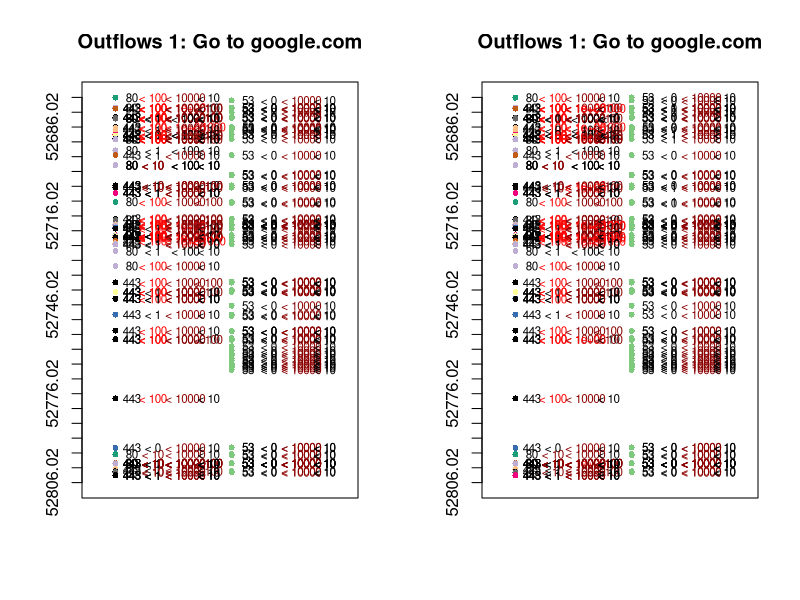

Write R code to recreate this figure.
## ---- chunk 1
knitr::opts_chunk$set(echo = TRUE)
## ---- chunk 2
setwd("~/Desktop/Project/VNet/Data/")

Flows <- Outflows <- read.table("nf_0519.txt",sep=",",header=FALSE, stringsAsFactors = FALSE,skip=1,fill=TRUE)
del <- nrow(Flows)

Flows <- Flows <- read.table("nf_0519.txt",sep=",",header=FALSE, stringsAsFactors = FALSE,skip=1,nrows=del-4,fill=TRUE)
t11 <- sapply(strsplit(Flows[,1]," "), "[",2)
Flows[,1] <- c(data.matrix(read.table(text=t11,sep=":"))%*%c(3600,60,1))
Flows[,5] <- sapply(strsplit(Flows[,5],":"), "[",2)
Flows[,7] <- sapply(strsplit(Flows[,7],":"), "[",2)
Flows[,3] <- trimws(Flows[,3],which="both")
Flows[,4] <- trimws(Flows[,4],which="both")
Flows[,5] <- trimws(Flows[,5],which="both")
Flows[,6] <- trimws(Flows[,6],which="both")
Flows[,7] <- trimws(Flows[,7],which="both")
Flows[,9] <- trimws(Flows[,9],which="both")
Flows[,8] <- gsub(" M","000000",Flows[,8])
Flows[,9] <- gsub(" M","000000",Flows[,9])
Flows[,8] <- gsub(" G","000000000",Flows[,8])
Flows[,9] <- gsub(" G","000000000",Flows[,9])

colnames(Flows) <- c("timeStamp","duration","proto","srcip","srcport",
                              "destip","destport","packetcount","bytes","flowcount")
Flows <- Flows[order(Flows[,1]),]


Outflows <- Flows[Flows[,4]=="192.168.1.100",]
Inflows <- Flows[Flows[,6]=="192.168.1.100",]
Others <- Flows[Flows[,6]!="192.168.1.100"&Flows[,4]!="192.168.1.100",]

# dim(Inflows)
# dim(Outflows)


# Outflows <- Outflows[Outflows[,1]/3600>13.99,]
# Outflows[,1] <- Outflows[,1]-min(Outflows[,1])
# Inflows <- Inflows[Inflows[,1]/3600>13.99,]
# Inflows[,1] <- Inflows[,1]-min(Inflows[,1])


#Outflows ###############################################################

Outflows_b <- Outflows
Inflows_b <- Inflows

Outflows_b[,8] <- as.numeric(Outflows_b[,8])
Outflows_b[,9] <- as.numeric(Outflows_b[,9])
Inflows_b[,8] <- as.numeric(Inflows_b[,8])
Inflows_b[,9] <- as.numeric(Inflows_b[,9])

#Colors and groups
coldout <- rep("black",dim(Outflows)[1])
coldin <- rep("black",dim(Inflows)[1])
colpout <- rep("black",dim(Outflows)[1])
colpin <- rep("black",dim(Inflows)[1])
colbout <- rep("black",dim(Outflows)[1])
colbin <- rep("black",dim(Inflows)[1])

quantile(as.numeric(Outflows[,2]),probs = c(0.7,0.95,0.99,0.999))
quantile(as.numeric(Inflows[,2]),probs = c(0.7,0.95,0.99,0.999))
durationsv <- c(-1,0,1,10,100,600,Inf)
cold <- c("black","black","darkred","red","purple","green")

for(i in 2:length(durationsv)){
  Outflows[Outflows_b[,2]>durationsv[i-1]&Outflows_b[,2]<=durationsv[i],2] <- paste("<",durationsv[i])
  coldout[Outflows_b[,2]>durationsv[i-1]&Outflows_b[,2]<=durationsv[i]] <- cold[i-1]
  Inflows[Inflows_b[,2]>durationsv[i-1]&Inflows_b[,2]<=durationsv[i],2] <- paste("<",durationsv[i])
  coldin[Inflows_b[,2]>durationsv[i-1]&Inflows_b[,2]<=durationsv[i]] <- cold[i-1]
}

quantile(as.numeric(Outflows[,8]),probs = c(0.7,0.95,0.99,0.999))
quantile(as.numeric(Inflows[,8]),probs = c(0.7,0.95,0.99,0.999))
paketsv <- c(-1,1,10,100,1000,10000,100000,Inf)
colp <- c("black","black","darkred","red","purple","purple","green")

for(i in 2:length(paketsv)){
  Outflows[Outflows_b[,8]>paketsv[i-1]&Outflows_b[,8]<=paketsv[i],8] <- paste("<",paketsv[i])
  colpout[Outflows_b[,8]>paketsv[i-1]&Outflows_b[,8]<=paketsv[i]] <- colp[i-1]
  Inflows[Inflows_b[,8]>paketsv[i-1]&Inflows_b[,8]<=paketsv[i],8] <- paste("<",paketsv[i])
  colpin[Inflows_b[,8]>paketsv[i-1]&Inflows_b[,8]<=paketsv[i]] <- colp[i-1]
}

#quantile(as.numeric(Outflows[,9]),probs = c(0.7,0.95,0.99,0.999))
#quantile(as.numeric(Inflows[,9]),probs = c(0.7,0.95,0.99,0.999))
bytesv <- c(-1,100,10000,1000000,100000000,1000000000,Inf)
colb <- c("black","darkred","red","purple","purple","green")

for(i in 2:length(paketsv)){
  Outflows[Outflows_b[,9]>bytesv[i-1]&Outflows_b[,9]<=bytesv[i],9] <- paste("<",bytesv[i])
  colbout[Outflows_b[,9]>bytesv[i-1]&Outflows_b[,9]<=bytesv[i]] <- colb[i-1]
  Inflows[Inflows_b[,9]>bytesv[i-1]&Inflows_b[,9]<=bytesv[i],9] <- paste("<",bytesv[i])
  colbin[Inflows_b[,9]>bytesv[i-1]&Inflows_b[,9]<=bytesv[i]] <- colb[i-1]
}


library(RColorBrewer)
n <- 74
qual_col_pals = brewer.pal.info[brewer.pal.info$category == 'qual',]
col_vector = unlist(mapply(brewer.pal, qual_col_pals$maxcolors, rownames(qual_col_pals)))
#pie(rep(1,n), col=sample(col_vector, n))
## ---- chunk 3
window <- c(0,130)+52676.02

yax <- seq(from = window[1], to = window[2], by = 5)

par(mfrow=c(1,2))


nout <- sum(table(Outflows[Outflows[,1]>=window[1]&Outflows[,1]<=window[2],6])>2)
nin <- sum(table(Inflows[Inflows[,1]>=window[1]&Inflows[,1]<=window[2],4])>2)

IPout <- names(sort(table(Outflows[Outflows[,1]>=window[1]&Outflows[,1]<=window[2],6]),decreasing = TRUE))
IPin <- names(sort(table(Inflows[Inflows[,1]>=window[1]&Inflows[,1]<=window[2],4]),decreasing = TRUE))

colsout <- rep("black",length(Outflows[Outflows[,1]>=window[1]&Outflows[,1]<=window[2],6]))
colsin <- rep("black",length(Inflows[Inflows[,1]>=window[1]&Inflows[,1]<=window[2],6]))

for(i in 1:nout){
  colsout[Outflows[Outflows[,1]>=window[1]&Outflows[,1]<=window[2],6]==IPout[i]]=col_vector[i]
}

for(i in 1:nin){
  colsin[Inflows[Inflows[,1]>=window[1]&Inflows[,1]<=window[2],4]==IPin[i]]=col_vector[i]
}

outUDP <- Outflows[Outflows[,1]>=window[1]&Outflows[,1]<=window[2],3]=="UDP"
outTCP <- Outflows[Outflows[,1]>=window[1]&Outflows[,1]<=window[2],3]=="TCP"
inUDP <- Inflows[Inflows[,1]>=window[1]&Inflows[,1]<=window[2],3]=="UDP"
inTCP <- Inflows[Inflows[,1]>=window[1]&Inflows[,1]<=window[2],3]=="TCP"



#sort(table(Outflows[Outflows[,1]>=window[1]&Outflows[,1]<=window[2],6]),decreasing = TRUE)
#sort(table(Inflows[Inflows[,1]>=window[1]&Inflows[,1]<=window[2],4]),decreasing = TRUE)

#Outflows ##################

plot(Outflows[Outflows[,3]=="UDP"&Outflows[,1]>=window[1]&Outflows[,1]<=window[2],1]*0,Outflows[Outflows[,3]=="UDP"&Outflows[,1]>=window[1]&Outflows[,1]<=window[2],1],
     col=colsout[outUDP],ylim=rev(window),pch=16,cex=0.8,xlim=c(-0.6,0.5),axes=FALSE,frame.plot=TRUE,
     main="Outflows 1: Go to google.com",ylab=" " ,xlab=" ")
axis(side = 2, at = yax)
points(Outflows[Outflows[,3]=="TCP"&Outflows[,1]>=window[1]&Outflows[,1]<=window[2],1]*0-0.5,Outflows[Outflows[,3]=="TCP"&Outflows[,1]>=window[1]&Outflows[,1]<=window[2],1],
       col=colsout[outTCP],cex=0.8,pch=16)

#Ports
text(Outflows[Outflows[,3]=="UDP"&Outflows[,1]>=window[1]&Outflows[,1]<=window[2],1]*0+0.07, Outflows[Outflows[,3]=="UDP"&Outflows[,1]>=window[1]&Outflows[,1]<=window[2],1],
     labels = Outflows[Outflows[,3]=="UDP"&Outflows[,1]>=window[1]&Outflows[,1]<=window[2],7],offset = 0, cex = 0.7)
text(Outflows[Outflows[,3]=="TCP"&Outflows[,1]>=window[1]&Outflows[,1]<=window[2],1]*0-0.43, Outflows[Outflows[,3]=="TCP"&Outflows[,1]>=window[1]&Outflows[,1]<=window[2],1],
     labels = Outflows[Outflows[,3]=="TCP"&Outflows[,1]>=window[1]&Outflows[,1]<=window[2],7],offset = 0, cex = 0.7)

#Duration

text(Outflows[Outflows[,3]=="UDP"&Outflows[,1]>=window[1]&Outflows[,1]<=window[2],1]*0+0.16, Outflows[Outflows[,3]=="UDP"&Outflows[,1]>=window[1]&Outflows[,1]<=window[2],1],
     labels = Outflows[Outflows[,3]=="UDP"&Outflows[,1]>=window[1]&Outflows[,1]<=window[2],2],offset = 0, cex = 0.7,col=coldout[Outflows[,3]=="UDP"&Outflows[,1]>=window[1]&Outflows[,1]<=window[2]])
text(Outflows[Outflows[,3]=="TCP"&Outflows[,1]>=window[1]&Outflows[,1]<=window[2],1]*0-0.34, Outflows[Outflows[,3]=="TCP"&Outflows[,1]>=window[1]&Outflows[,1]<=window[2],1],
     labels = Outflows[Outflows[,3]=="TCP"&Outflows[,1]>=window[1]&Outflows[,1]<=window[2],2],offset = 0, cex = 0.7,col=coldout[Outflows[,3]=="TCP"&Outflows[,1]>=window[1]&Outflows[,1]<=window[2]])

#Bytes

text(Outflows[Outflows[,3]=="UDP"&Outflows[,1]>=window[1]&Outflows[,1]<=window[2],1]*0+0.3, Outflows[Outflows[,3]=="UDP"&Outflows[,1]>=window[1]&Outflows[,1]<=window[2],1],
     labels = Outflows[Outflows[,3]=="UDP"&Outflows[,1]>=window[1]&Outflows[,1]<=window[2],9],offset = 0, cex = 0.7,col=colbout[Outflows[,3]=="UDP"&Outflows[,1]>=window[1]&Outflows[,1]<=window[2]])
text(Outflows[Outflows[,3]=="TCP"&Outflows[,1]>=window[1]&Outflows[,1]<=window[2],1]*0-0.2, Outflows[Outflows[,3]=="TCP"&Outflows[,1]>=window[1]&Outflows[,1]<=window[2],1],
     labels = Outflows[Outflows[,3]=="TCP"&Outflows[,1]>=window[1]&Outflows[,1]<=window[2],9],offset = 0, cex = 0.7,col=colbout[Outflows[,3]=="TCP"&Outflows[,1]>=window[1]&Outflows[,1]<=window[2]])

#Pakets

text(Outflows[Outflows[,3]=="UDP"&Outflows[,1]>=window[1]&Outflows[,1]<=window[2],1]*0+0.4, Outflows[Outflows[,3]=="UDP"&Outflows[,1]>=window[1]&Outflows[,1]<=window[2],1],
     labels = Outflows[Outflows[,3]=="UDP"&Outflows[,1]>=window[1]&Outflows[,1]<=window[2],8],offset = 0, cex = 0.7,col=colpout[Outflows[,3]=="UDP"&Outflows[,1]>=window[1]&Outflows[,1]<=window[2]])
text(Outflows[Outflows[,3]=="TCP"&Outflows[,1]>=window[1]&Outflows[,1]<=window[2],1]*0-0.1, Outflows[Outflows[,3]=="TCP"&Outflows[,1]>=window[1]&Outflows[,1]<=window[2],1],
     labels = Outflows[Outflows[,3]=="TCP"&Outflows[,1]>=window[1]&Outflows[,1]<=window[2],8],offset = 0, cex = 0.7,col=colpout[Outflows[,3]=="TCP"&Outflows[,1]>=window[1]&Outflows[,1]<=window[2]])

#Inflows ##################

plot(Inflows[Inflows[,3]=="UDP"&Inflows[,1]>=window[1]&Inflows[,1]<=window[2],1]*0,Inflows[Inflows[,3]=="UDP"&Inflows[,1]>=window[1]&Inflows[,1]<=window[2],1],
     col=colsin[inUDP],ylim=rev(window),pch=16,cex=0.8,xlim=c(-0.6,0.5),axes=FALSE,frame.plot=TRUE,
     main="Outflows 1: Go to google.com",ylab=" " ,xlab=" ")
axis(side = 2, at = yax)
points(Inflows[Inflows[,3]=="TCP"&Inflows[,1]>=window[1]&Inflows[,1]<=window[2],1]*0-0.5,Inflows[Inflows[,3]=="TCP"&Inflows[,1]>=window[1]&Inflows[,1]<=window[2],1],
       col=colsin[inTCP],cex=0.8,pch=16)

#Ports
text(Inflows[Inflows[,3]=="UDP"&Inflows[,1]>=window[1]&Inflows[,1]<=window[2],1]*0+0.07, Inflows[Inflows[,3]=="UDP"&Inflows[,1]>=window[1]&Inflows[,1]<=window[2],1],
     labels = Inflows[Inflows[,3]=="UDP"&Inflows[,1]>=window[1]&Inflows[,1]<=window[2],5],offset = 0, cex = 0.7)
text(Inflows[Inflows[,3]=="TCP"&Inflows[,1]>=window[1]&Inflows[,1]<=window[2],1]*0-0.43, Inflows[Inflows[,3]=="TCP"&Inflows[,1]>=window[1]&Inflows[,1]<=window[2],1],
     labels = Inflows[Inflows[,3]=="TCP"&Inflows[,1]>=window[1]&Inflows[,1]<=window[2],5],offset = 0, cex = 0.7)

#Duration

text(Inflows[Inflows[,3]=="UDP"&Inflows[,1]>=window[1]&Inflows[,1]<=window[2],1]*0+0.16, Inflows[Inflows[,3]=="UDP"&Inflows[,1]>=window[1]&Inflows[,1]<=window[2],1],
     labels = Inflows[Inflows[,3]=="UDP"&Inflows[,1]>=window[1]&Inflows[,1]<=window[2],2],offset = 0, cex = 0.7,col=coldin[Inflows[,3]=="UDP"&Inflows[,1]>=window[1]&Inflows[,1]<=window[2]])
text(Inflows[Inflows[,3]=="TCP"&Inflows[,1]>=window[1]&Inflows[,1]<=window[2],1]*0-0.34, Inflows[Inflows[,3]=="TCP"&Inflows[,1]>=window[1]&Inflows[,1]<=window[2],1],
     labels = Inflows[Inflows[,3]=="TCP"&Inflows[,1]>=window[1]&Inflows[,1]<=window[2],2],offset = 0, cex = 0.7,col=coldin[Inflows[,3]=="TCP"&Inflows[,1]>=window[1]&Inflows[,1]<=window[2]])

#Bytes

text(Inflows[Inflows[,3]=="UDP"&Inflows[,1]>=window[1]&Inflows[,1]<=window[2],1]*0+0.3, Inflows[Inflows[,3]=="UDP"&Inflows[,1]>=window[1]&Inflows[,1]<=window[2],1],
     labels = Inflows[Inflows[,3]=="UDP"&Inflows[,1]>=window[1]&Inflows[,1]<=window[2],9],offset = 0, cex = 0.7,col=colbin[Inflows[,3]=="UDP"&Inflows[,1]>=window[1]&Inflows[,1]<=window[2]])
text(Inflows[Inflows[,3]=="TCP"&Inflows[,1]>=window[1]&Inflows[,1]<=window[2],1]*0-0.2, Inflows[Inflows[,3]=="TCP"&Inflows[,1]>=window[1]&Inflows[,1]<=window[2],1],
     labels = Inflows[Inflows[,3]=="TCP"&Inflows[,1]>=window[1]&Inflows[,1]<=window[2],9],offset = 0, cex = 0.7,col=colbin[Inflows[,3]=="TCP"&Inflows[,1]>=window[1]&Inflows[,1]<=window[2]])

#Pakets

text(Inflows[Inflows[,3]=="UDP"&Inflows[,1]>=window[1]&Inflows[,1]<=window[2],1]*0+0.4, Inflows[Inflows[,3]=="UDP"&Inflows[,1]>=window[1]&Inflows[,1]<=window[2],1],
     labels = Inflows[Inflows[,3]=="UDP"&Inflows[,1]>=window[1]&Inflows[,1]<=window[2],8],offset = 0, cex = 0.7,col=colpin[Inflows[,3]=="UDP"&Inflows[,1]>=window[1]&Inflows[,1]<=window[2]])
text(Inflows[Inflows[,3]=="TCP"&Inflows[,1]>=window[1]&Inflows[,1]<=window[2],1]*0-0.1, Inflows[Inflows[,3]=="TCP"&Inflows[,1]>=window[1]&Inflows[,1]<=window[2],1],
     labels = Inflows[Inflows[,3]=="TCP"&Inflows[,1]>=window[1]&Inflows[,1]<=window[2],8],offset = 0, cex = 0.7,col=colpin[Inflows[,3]=="TCP"&Inflows[,1]>=window[1]&Inflows[,1]<=window[2]])


